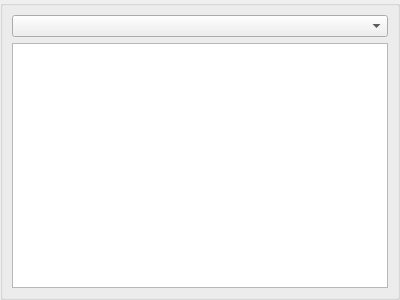
<?xml version="1.0" encoding="UTF-8"?>
<ui version="4.0">
 <class>FixtureDetailWidget</class>
 <widget class="QWidget" name="FixtureDetailWidget">
  <property name="geometry">
   <rect>
    <x>0</x>
    <y>0</y>
    <width>400</width>
    <height>300</height>
   </rect>
  </property>
  <property name="windowTitle">
   <string>Form</string>
  </property>
  <layout class="QVBoxLayout" name="verticalLayout">
   <property name="leftMargin">
    <number>0</number>
   </property>
   <property name="topMargin">
    <number>0</number>
   </property>
   <property name="rightMargin">
    <number>0</number>
   </property>
   <property name="bottomMargin">
    <number>0</number>
   </property>
   <item>
    <widget class="QGroupBox" name="groupBox">
     <property name="title">
      <string notr="true"/>
     </property>
     <property name="flat">
      <bool>false</bool>
     </property>
     <layout class="QVBoxLayout" name="verticalLayout_2">
      <item>
       <layout class="QFormLayout" name="formLayout"/>
      </item>
      <item>
       <widget class="QComboBox" name="comboBox"/>
      </item>
      <item>
       <widget class="QListWidget" name="listWidget"/>
      </item>
     </layout>
    </widget>
   </item>
  </layout>
 </widget>
 <resources/>
 <connections/>
</ui>
